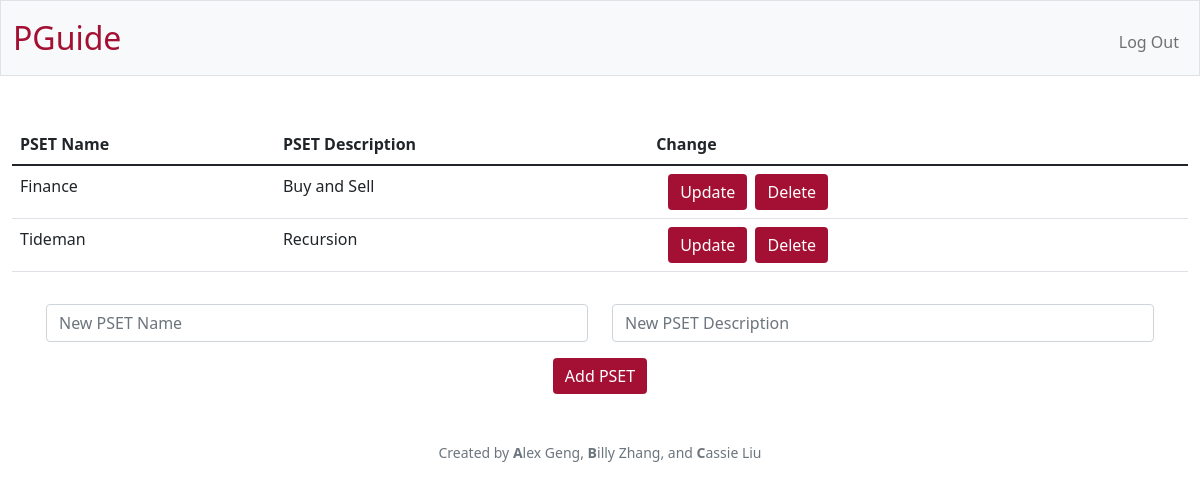
Screenshot of /edit?code=CS50 (signed in) with the database file from the repository.
### tables this page shows
CREATE TABLE psets (id INTEGER PRIMARY KEY AUTOINCREMENT NOT NULL, class_id INTEGER NOT NULL, name TEXT NOT NULL, description TEXT NOT NULL, FOREIGN KEY (class_id) REFERENCES classes(id));

### app.py (the view, shortened to what this page needs)
@app.route("/edit",  methods=["GET", "POST"])
@login_required
@admin_required
def edit():
    if request.method == "GET":
        code = request.args.get("code")
        if not code:
            return apology("Must provide class code.", 403)
        class_ = get_class_from_code(code)
        if class_ is None:
            return apology("Invalid class code.", 403)
        psets = db.execute("SELECT * FROM psets WHERE class_id = ?", class_["id"])
        return render_template("edit.html", psets=psets, code=code)

### app.py (called while the page is built)
@app.after_request
def after_request(response):
    response.headers["Cache-Control"] = "no-cache, no-store, must-revalidate"
    response.headers["Expires"] = 0
    response.headers["Pragma"] = "no-cache"
    return response

### helpers.py (called while the page is built)
def login_required(f):
    @wraps(f)
    def decorated_function(*args, **kwargs):
        print('called')
        if session.get("user_id") is None:
            return redirect("/login")
        return f(*args, **kwargs)
    return decorated_function

def admin_required(f):
    @wraps(f)
    def decorated_function(*args, **kwargs):
        user_id = session.get("user_id")
        if user_id is None:
            return redirect("/login")
        user = db.execute("SELECT * FROM users WHERE id = ?", user_id)[0]
        if not user["is_admin"]:
            return apology("Must be admin.", 403)
        return f(*args, **kwargs)
    return decorated_function

def get_class_from_code(code):
    classes = db.execute("SELECT * FROM classes WHERE code = ?", code)
    return classes[0] if len(classes) == 1 else None

### templates/edit.html (shortened to what this page needs)
{% extends "layout.html" %}
{% block main %}
    <table class="table">
        <thead>
            <tr>
                <th class="text-start">PSET Name</th>
                <th class="text-start">PSET Description</th>
                <th class="text-start">Change</th>
            </tr>
        </thead>
        <tbody>
            {% for pset in psets %}
                <tr>
                    <td class="text-start">{{ pset.name }}</td>
                    <td class="text-start">{{ pset.description }}</td>
                    <td class="text-start">
                        <div class="container">
                            <div class="row">
                                <div class="col-sm-2">
                                    <button class="btn btn-primary update pset-id-{{ pset.id }}">Update</button>
                                </div>
                                <div class="col-sm-2">
                                    <form action="/edit" method="POST">
                                        <button class="btn btn-primary" type="submit">Delete</button>
                                    </form>
                                </div>
                            </div>
                        </div>
                    </td>
                </tr>
            {% endfor %}
        </tbody>
    </table>
    <form action="/edit" method="POST">
        <div class="container p-3">
            <div class="row">
                <div class="form-group col-sm-6">
                    <input autocomplete="off" class="form-control" id="name" name="name" placeholder="New PSET Name" type="text">
                </div>
                <div class="form-group col-sm-6">
                    <input autocomplete="off" class="form-control" id="description" name="description" placeholder="New PSET Description" type="text">
                </div>
            </div>
        </div>
        <button class="btn btn-primary" type="submit">Add PSET</button>
    </form>
{% endblock %}

### static/styles.css (style rules this page uses)
.btn-primary, .btn-primary:hover, .btn-primary:active, .btn-primary:visited { background-color: #A41034 !important; border: #A41034 !important; }

### rows the page displays
psets: name "Finance", description "Buy and Sell"
psets: name "Tideman", description "Recursion"
